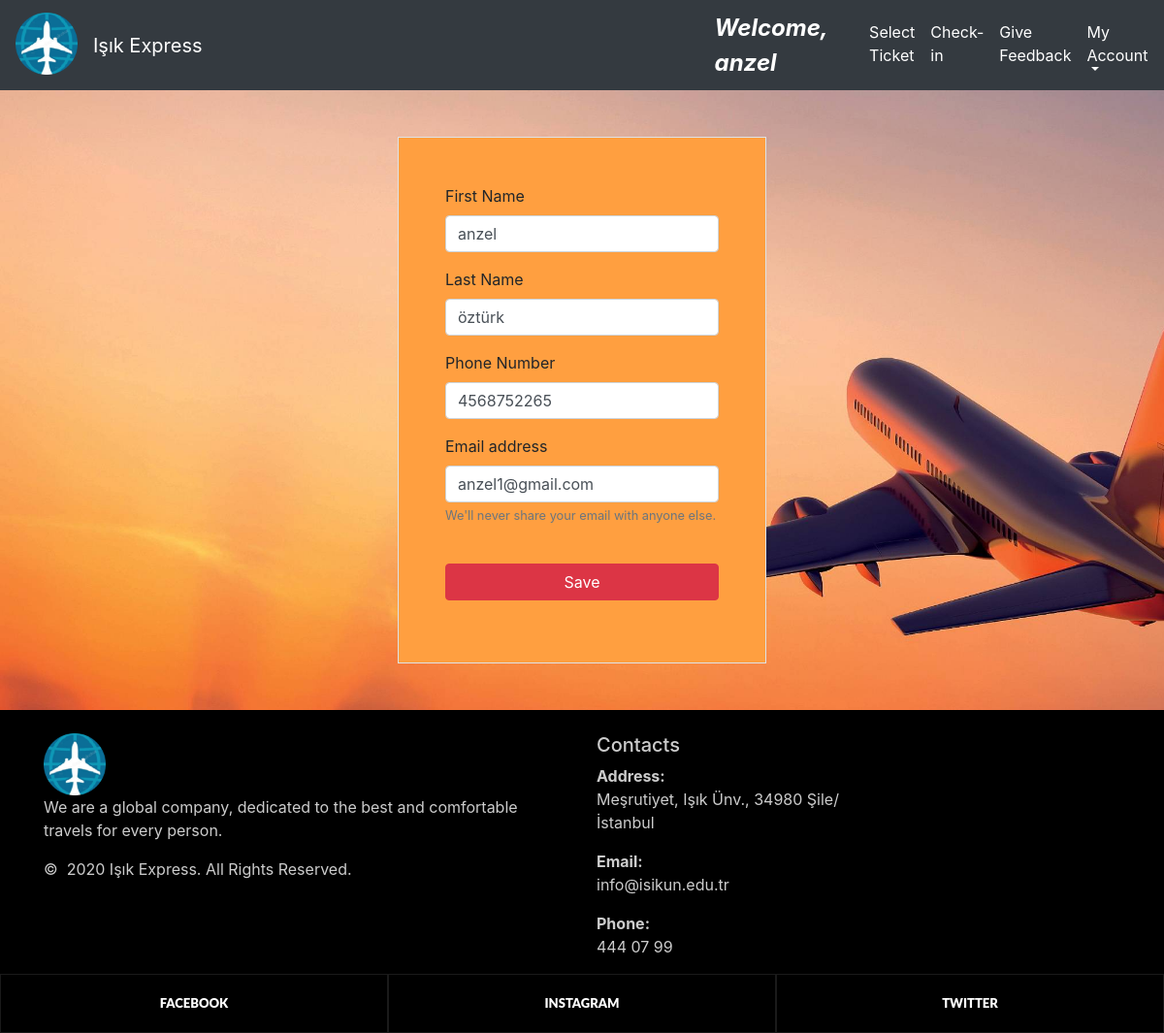
Screenshot of /changeEmail/ (signed in) with the database file from the repository.
### home/models.py (models this page shows, shortened)
class RegisteredUser(models.Model):
    user= models.OneToOneField(User,null=True,on_delete=models.CASCADE)   ## realation with django's user
    first_name = models.CharField(max_length=255,null=True)
    last_name = models.CharField(max_length=255, null=True)
    phone = models.CharField(max_length=11, null=True)
    email = models.EmailField(max_length=254)
    date_created = models.DateField(auto_now_add=True,null=True)
    my_points = models.DecimalField(max_digits=10, decimal_places=2, null=True)

### home/views.py (the view)
# urls.py: path('changeEmail/', views.changeEmail, name="changeEmail"),
@login_required
def changeEmail(request):
    registereduser = request.user.registereduser
    form = ChangeEmailForm(instance=registereduser)
    if request.method =='POST':
        form = ChangeEmailForm(request.POST,instance=registereduser)
        if form.is_valid():
            form.save()
            return redirect('/homepage')
    context = {'form':form}
    return render(request, 'home/changeEmail.html', context)

### home/forms.py
class ChangeEmailForm(ModelForm):
   class Meta:
      model=RegisteredUser
      fields = ['first_name','last_name','email','phone']
      widgets = {     # django formları için css style
         'first_name': forms.TextInput(attrs={'class': 'form-control'}),
         'last_name': forms.TextInput(attrs={'class': 'form-control'}),
         'phone': forms.TextInput(attrs={'class': 'form-control'}),
         'email': forms.TextInput(attrs={'class': 'form-control'}),
      }

### home/templates/home/changeEmail.html (shortened to what this page needs)
{% extends 'home/main.html' %}
{% load static %}
{% block content %}
<head>
    <link rel="stylesheet" href="https://stackpath.bootstrapcdn.com/bootstrap/4.1.3/css/bootstrap.min.css"
>
</head>
<body class="first-info">
<div class="row">
    <div class="col-sm-4"></div>
    <div class="col-sm-4">
        <div class="container border p-5 my-5"  style="background-color:#ff9f40" >
            <form method="POST">
                <div class="form-group">
                    <label>First Name</label>
                    <div>{{form.first_name}}</div>
                </div>
                <div class="form-group">
                    <label>Last Name</label>
                    <div>{{form.last_name}}</div>
                </div>
                <div class="form-group">
                    <label>Phone Number</label>
                    <div>{{form.phone}}</div>
                </div>
                <div class="form-group">
                    <label>Email address</label>
                    <div>{{form.email}}</div>
                    <small id="emailHelp" class="form-text text-muted">We'll never share your email with anyone else.</small>
                </div>
                <button type="submit" class="btn btn-danger btn-block">Save</button>
            </form>
        </div>
    </div>
    <div class="col-sm-4"></div>
</div>
</body>
{% endblock %}

### home/templates/home/navbar.html (shortened to what this page needs)
{% load static %}
{% block content %}
<head>
</head>
<body>
<nav class="navbar navbar-expand-md navbar-dark bg-dark">
    <a class="navbar-brand pb-2" href="{% url 'homepage' %}"><img src="{% static 'images/logo.png' %}" style="height: 64px; width: 64px"></a>
                <a class="navbar-brand" href="{% url 'homepage' %}">Işık Express</a>
    <a class="nav navbar-nav navbar-right " style="margin-left: 32rem !important;" ><font  size="5" color="white"><b><i>Welcome, {{user.username}}</i></b></font></a>
    <div class="collapse navbar-collapse" id="navbarNavDropdown" style="margin-left: 3% !important;">
        <ul class="navbar-nav">
        {% if requested_user_type.user_type == 'A' %}
        <li class="nav-item active">
                <a class="nav-link" href="{% url 'addairport' %}">Add Airports <span class="sr-only">(current)</span></a>
            </li>
            <li class="nav-item">
                <a class="nav-link" href="{% url 'feedbacklist' %}" style="color:white">Response Feedbacks</a>
            </li>
             <li class="nav-item">
                 <a class="nav-link" href="{% url 'logout' %}" style="color:white">Logout</a>
             </li>
        {% else %}
            <li class="nav-item active">
                <a class="nav-link" href="{% url 'homepage' %}">Select Ticket <span class="sr-only">(current)</span></a>
            </li>
            <li class="nav-item">
                <a class="nav-link" href="{% url 'checkin' %}" style="color:white">Check-in</a>
            </li>
            <li class="nav-item">
                <a class="nav-link" href="{% url 'FeedbackPage' %}" style="color:white">Give Feedback</a>
            </li>
            <li class="nav-item dropdown">
                <a class="nav-link dropdown-toggle"  id="navbarDropdownMenuLink" data-toggle="dropdown" aria-haspopup="true" aria-expanded="false" style="color:white"> My Account </a>
            </li>
        {% endif %}
        </ul>
    </div>
</nav>
</body>
{% endblock %}

### home/static/css/background.css (style rules this page uses)
.first-info { background-image: url( '/static/images/plane1.jpg' ) ; background-size: cover; background-repeat: no-repeat; }

### home/static/css/footer.css (style rules this page uses)
ul, ol { list-style: none; padding: 0; margin: 0; }

### home/templates/home/changeEmail.html (style rules this page uses)
.first-info { background-image: url( '/static/images/plane1.jpg' ) ; background-size: cover; background-repeat: no-repeat; background-attachment:fixed; }

### rows the page displays
RegisteredUser: first_name "anzel", last_name "öztürk", phone "4568752265", email "anzel1@gmail.com"

### other values shown
{{ user.username }} "anzel"
